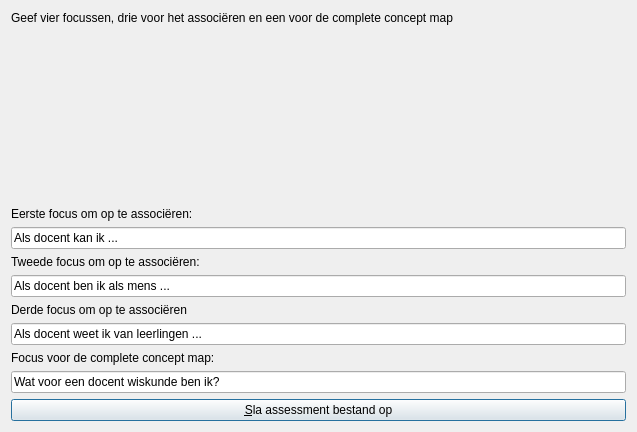
<?xml version="1.0" encoding="UTF-8"?>
<ui version="4.0">
 <class>QtPvdbCreateAssessmentPartialDialog</class>
 <widget class="QDialog" name="QtPvdbCreateAssessmentPartialDialog">
  <property name="geometry">
   <rect>
    <x>0</x>
    <y>0</y>
    <width>637</width>
    <height>432</height>
   </rect>
  </property>
  <property name="windowTitle">
   <string>Formuleer de focusvragen</string>
  </property>
  <property name="windowIcon">
   <iconset resource="Brainweaver.qrc">
    <normaloff>:/images/PicArrow14x14.png</normaloff>:/images/PicArrow14x14.png</iconset>
  </property>
  <layout class="QVBoxLayout" name="verticalLayout">
   <item>
    <widget class="QLabel" name="label">
     <property name="text">
      <string>Geef vier focussen, drie voor het associëren en een voor de complete concept map</string>
     </property>
     <property name="wordWrap">
      <bool>true</bool>
     </property>
    </widget>
   </item>
   <item>
    <spacer name="verticalSpacer">
     <property name="orientation">
      <enum>Qt::Vertical</enum>
     </property>
     <property name="sizeHint" stdset="0">
      <size>
       <width>20</width>
       <height>40</height>
      </size>
     </property>
    </spacer>
   </item>
   <item>
    <widget class="QLabel" name="label_3">
     <property name="text">
      <string>Eerste focus om op te associëren:</string>
     </property>
    </widget>
   </item>
   <item>
    <widget class="QLineEdit" name="edit_1">
     <property name="text">
      <string>Als docent kan ik ...</string>
     </property>
    </widget>
   </item>
   <item>
    <widget class="QLabel" name="label_4">
     <property name="text">
      <string>Tweede focus om op te associëren:</string>
     </property>
    </widget>
   </item>
   <item>
    <widget class="QLineEdit" name="edit_2">
     <property name="text">
      <string>Als docent ben ik als mens ...</string>
     </property>
    </widget>
   </item>
   <item>
    <widget class="QLabel" name="label_5">
     <property name="text">
      <string>Derde focus om op te associëren</string>
     </property>
    </widget>
   </item>
   <item>
    <widget class="QLineEdit" name="edit_3">
     <property name="text">
      <string>Als docent weet ik van leerlingen ...</string>
     </property>
    </widget>
   </item>
   <item>
    <widget class="QLabel" name="label_2">
     <property name="text">
      <string>Focus voor de complete concept map:</string>
     </property>
    </widget>
   </item>
   <item>
    <widget class="QLineEdit" name="edit_complete">
     <property name="text">
      <string>Wat voor een docent wiskunde ben ik?</string>
     </property>
    </widget>
   </item>
   <item>
    <widget class="QPushButton" name="button_save">
     <property name="text">
      <string>&amp;Sla assessment bestand op</string>
     </property>
    </widget>
   </item>
  </layout>
 </widget>
 <layoutdefault spacing="6" margin="11"/>
 <resources>
  <include location="Brainweaver.qrc"/>
 </resources>
 <connections/>
</ui>
